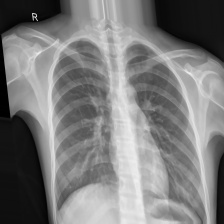
#> input picture data/training/augmented_train/NORMAL/IM-0016-0001_aug_9.jpeg, 224 x 224 px; its folder holds only this picture in this run
$ jupyter execute 01-data-preprocessing.ipynb
#> lines starting #> are read from the running program, lines starting #| are printed output that depends on the picture
# Data Preprocessing and Augmentation for Pediatric Pneumonia Detection

## Overview
This notebook handles all data preprocessing tasks including:
- **Image augmentation**: Creating variations of X-ray images to improve model training
- **Data splitting**: Organizing data into training and testing sets
- **Feature extraction**: Extracting statistical features from X-ray images for traditional ML models

## Key Concepts
- **Augmentation**: Artificially increasing dataset size by applying transformations (rotation, flip, etc.)
- **ROI (Region of Interest)**: Dividing images into smaller sections to analyze specific areas
- **Feature extraction**: Converting images into numerical data that traditional ML algorithms can use
- **Denoising**: Removing noise from medical images to improve quality

[cell 1]
# Import required libraries
import cv2  # OpenCV for image processing
import numpy as np  # For numerical operations
import random  # For random transformations
import os  # For file operations
import pandas as pd  # For data handling
import matplotlib.pyplot as plt  # For visualization
from pathlib import Path  # For file path operations
import shutil  # For file copying
from scipy import stats  # For statistical calculations
from tqdm import tqdm  # For progress bars

print("Libraries imported successfully!")

## 1. Image Augmentation Functions

**What is Image Augmentation?**
- Creates new training images by applying small changes to existing ones
- Helps models learn to recognize pneumonia in different conditions
- Prevents overfitting (memorizing specific images instead of learning patterns)

**Techniques Used:**
- **Denoising**: Removes image noise common in X-rays
- **Horizontal flip**: Mirror image left-to-right (lungs are symmetric)
- **Shear**: Slight stretching/skewing of the image
- **Rotation**: Small rotations to simulate different patient positioning

[cell 2]
def augment_image_efficient(image):
    """
    Apply efficient random augmentation techniques to a chest X-ray image.

    This function improves image quality and creates variations for training.

    Parameters:
    image (numpy.ndarray): Input grayscale X-ray image

    Returns:
    numpy.ndarray: Processed and augmented image
    """
    # Ensure image is in the right format
    if len(image.shape) == 3 and image.shape[2] == 1:
        image = image.squeeze()  # Remove extra dimension if present
    h, w = image.shape
    image = image.astype(np.uint8)

    # Step 1: Remove noise from X-ray (denoising)
    # Medical X-rays often have noise that can confuse models
    # h=10: strength of denoising, templateWindowSize=7: comparison window
    denoised_image = cv2.fastNlMeansDenoising(image, None, h=10, templateWindowSize=7, searchWindowSize=21)

    # Step 2: Random horizontal flip (50% chance)
    # Since lungs are symmetric, flipping doesn't change medical meaning
    if random.getrandbits(1):  # Faster than random.random() > 0.5
        cv2.flip(denoised_image, 1, denoised_image)  # Flip horizontally in-place

    # Step 3: Apply random shear (stretching) transformation
    # Simulates slight variations in X-ray positioning
    vertical_shear = np.tan(np.radians(random.uniform(0, 10)))  # 0-10 degrees
    horizontal_shear = np.tan(np.radians(random.uniform(0, 10)))

    # Create transformation matrix for shearing
    shear_matrix = np.array([
        [1, horizontal_shear, 0],
        [vertical_shear, 1, 0],
        [0, 0, 1]
    ], dtype=np.float32)

    # Apply shear transformation
    denoised_image = cv2.warpPerspective(denoised_image, shear_matrix, (w, h),
                                       flags=cv2.INTER_LINEAR,
                                       borderMode=cv2.BORDER_REPLICATE)

    # Step 4: Random rotation (-3 to +3 degrees)
    # Small rotations simulate different patient positioning
    rotation_angle = random.uniform(-3, 3)
    rotation_matrix = cv2.getRotationMatrix2D((w/2, h/2), rotation_angle, 1.0)
    denoised_image = cv2.warpAffine(denoised_image, rotation_matrix, (w, h),
                                  flags=cv2.INTER_LINEAR,
                                  borderMode=cv2.BORDER_REPLICATE)

    return denoised_image

# Test the augmentation function
print("Image augmentation function defined successfully!")

## 2. Statistical Feature Extraction

**Why Extract Features?**
- Traditional ML algorithms (like SVM) need numerical features, not raw images
- Statistical features capture important image properties
- Can be combined with deep learning for ensemble methods

**Features Extracted:**
- **Basic stats**: Mean, median, min, max (brightness levels)
- **Distribution**: Skewness (asymmetry), kurtosis (tail heaviness)
- **Percentiles**: Values at specific percentage points
- **Energy**: Sum of squared pixel values
- **Entropy**: Measure of randomness/texture

[cell 3]
def extract_features(image):
    """
    Extract statistical features from a grayscale chest X-ray image.

    These features capture important statistical properties that can help
    distinguish between normal and pneumonia X-rays.

    Parameters:
    image (numpy.ndarray): Grayscale image as a 2D NumPy array

    Returns:
    dict: Dictionary containing statistical features
    """
    # Convert image to 1D array for statistical calculations
    pixels = image.flatten().astype(float)

    # Initialize dictionary to store features
    features = {}

    # Basic statistical measures
    features['maximum'] = np.max(pixels)  # Brightest pixel
    features['minimum'] = np.min(pixels)  # Darkest pixel
    features['mean'] = np.mean(pixels)    # Average brightness
    features['median'] = np.median(pixels) # Middle value when sorted
    features['std_dev'] = np.std(pixels)  # Spread of pixel values

    # Mode (most common pixel value)
    features['mode'] = stats.mode(pixels, keepdims=True)[0][0]

    # Distribution shape measures
    if np.std(pixels) < 1e-10:  # Handle uniform images
        features['skewness'] = 0.0
        features['kurtosis'] = 0.0
    else:
        # Skewness: asymmetry of distribution (+ = tail on right, - = tail on left)
        skew_val = stats.skew(pixels)
        features['skewness'] = 0.0 if np.isnan(skew_val) else skew_val

        # Kurtosis: "tailedness" of distribution (higher = more extreme values)
        kurt_val = stats.kurtosis(pixels)
        features['kurtosis'] = 0.0 if np.isnan(kurt_val) else kurt_val

    # Percentiles (values at specific percentage points)
    features['quantile_2.5'] = np.percentile(pixels, 2.5)   # Very dark pixels
    features['quantile_5'] = np.percentile(pixels, 5)       # Dark pixels
    features['quantile_10'] = np.percentile(pixels, 10)     # Darker pixels
    features['quantile_90'] = np.percentile(pixels, 90)     # Brighter pixels
    features['quantile_95'] = np.percentile(pixels, 95)     # Bright pixels
    features['quantile_97.5'] = np.percentile(pixels, 97.5) # Very bright pixels

    # Energy measure (sum of squared pixel values)
    features['absolute_energy'] = np.sum(pixels ** 2)

    # Entropy (measure of randomness/texture)
    hist, _ = np.histogram(pixels, bins=256, range=(0, 255), density=True)
    hist = hist[hist > 0]  # Remove zeros to avoid log(0)
    features['entropy'] = -np.sum(hist * np.log2(hist))

    return features

print("Feature extraction function defined successfully!")

## 3. ROI (Region of Interest) Feature Extraction

**What is ROI Analysis?**
- Divides X-ray image into a grid (e.g., 4x4 = 16 regions)
- Extracts features from each region separately
- Helps identify which parts of lungs show pneumonia signs
- Different grid sizes capture different levels of detail

**Grid Sizes Used:**
- **1x1**: Whole image (global features)
- **4x4**: 16 regions (moderate detail)
- **16x16**: 256 regions (fine detail)

**Benefits:**
- Pneumonia often affects specific lung regions
- Provides spatial information about disease location
- More features can improve traditional ML performance

[cell 4]
def extract_roi_features(image, grid_size=(4, 4)):
    """
    Extract statistical features from each ROI (Region of Interest) in a grid.

    This function divides the X-ray into smaller regions and extracts features
    from each region separately, providing spatial information.

    Parameters:
    image (numpy.ndarray): Grayscale image as a 2D NumPy array
    grid_size (tuple): Grid dimensions (rows, cols) for ROI division

    Returns:
    dict: Dictionary containing statistical features for each ROI
    """
    height, width = image.shape
    rows, cols = grid_size

    # Calculate size of each ROI
    roi_height = height // rows
    roi_width = width // cols

    # Store all ROI pixel data first (more efficient)
    roi_pixels_list = []

    # Extract all ROIs
    for row in range(rows):
        for col in range(cols):
            # Calculate ROI boundaries
            start_row = row * roi_height
            end_row = start_row + roi_height
            start_col = col * roi_width
            end_col = start_col + roi_width

            # Extract ROI and flatten to 1D
            roi = image[start_row:end_row, start_col:end_col]
            roi_pixels = roi.flatten().astype(np.float32)
            roi_pixels_list.append(roi_pixels)

    # Extract features from each ROI
    all_features = {}

    # Percentiles to calculate for efficiency
    percentiles = [2.5, 5, 10, 50, 90, 95, 97.5]  # Include median (50th)

    for roi_idx, pixels in enumerate(roi_pixels_list):
        roi_num = roi_idx + 1  # ROI numbering starts from 1

        # Basic statistics
        features = {
            f'maximum_roi_{roi_num}': np.max(pixels),
            f'minimum_roi_{roi_num}': np.min(pixels),
            f'mean_roi_{roi_num}': np.mean(pixels),
            f'std_dev_roi_{roi_num}': np.std(pixels)
        }

        # Calculate all percentiles at once (more efficient)
        perc_values = np.percentile(pixels, percentiles)
        features[f'quantile_2.5_roi_{roi_num}'] = perc_values[0]
        features[f'quantile_5_roi_{roi_num}'] = perc_values[1]
        features[f'quantile_10_roi_{roi_num}'] = perc_values[2]
        features[f'median_roi_{roi_num}'] = perc_values[3]
        features[f'quantile_90_roi_{roi_num}'] = perc_values[4]
        features[f'quantile_95_roi_{roi_num}'] = perc_values[5]
        features[f'quantile_97.5_roi_{roi_num}'] = perc_values[6]

        # Energy calculation
        features[f'absolute_energy_roi_{roi_num}'] = np.sum(pixels * pixels)

        # Skip expensive calculations for uniform regions
        std_val = features[f'std_dev_roi_{roi_num}']
        if std_val < 1e-10:  # Nearly uniform region
            features[f'mode_roi_{roi_num}'] = features[f'mean_roi_{roi_num}']
            features[f'skewness_roi_{roi_num}'] = 0.0
            features[f'kurtosis_roi_{roi_num}'] = 0.0
            features[f'entropy_roi_{roi_num}'] = 0.0
        else:
            # Mode calculation
            try:
                mode_result = stats.mode(pixels, keepdims=True)
                features[f'mode_roi_{roi_num}'] = mode_result[0][0]
            except:
                features[f'mode_roi_{roi_num}'] = features[f'mean_roi_{roi_num}']

            # Distribution shape
            skew_val = stats.skew(pixels)
            features[f'skewness_roi_{roi_num}'] = 0.0 if np.isnan(skew_val) else skew_val

            kurt_val = stats.kurtosis(pixels)
            features[f'kurtosis_roi_{roi_num}'] = 0.0 if np.isnan(kurt_val) else kurt_val

            # Entropy (only for reasonably sized ROIs)
            if len(pixels) > 100:
                hist, _ = np.histogram(pixels, bins=128, range=(0, 255), density=True)
                hist = hist[hist > 1e-10]
                if len(hist) > 0:
                    features[f'entropy_roi_{roi_num}'] = -np.sum(hist * np.log2(hist))
                else:
                    features[f'entropy_roi_{roi_num}'] = 0.0
            else:
                features[f'entropy_roi_{roi_num}'] = 0.0

        all_features.update(features)

    return all_features

print("ROI feature extraction function defined successfully!")

## 4. Data Splitting Utilities

**Why Split Data Properly?**
- Need separate training and testing sets
- Training set: Used to teach the model
- Testing set: Used to evaluate model performance (never seen during training)
- Prevents overfitting by testing on unseen data

**Splitting Strategy:**
- Maintains class balance (equal normal/pneumonia ratios)
- Typically 80% training, 20% testing
- Random shuffle ensures fair distribution

[cell 5]
class DataSplitter:
    """
    A utility class for splitting chest X-ray data into training and testing sets.

    This ensures proper data organization for machine learning training while
    maintaining balanced class distributions.
    """

    # [143 lines left out: functions __init__, aggregate_files, calculate_split_counts, create_directories, split_data, _copy_split_files, not called in this run]

print("Data splitting utility defined successfully!")

## 5. Batch Feature Extraction for Machine Learning

**Purpose:**
- Process entire datasets to create feature files
- Creates CSV files with features for each image
- Used by traditional ML algorithms (SVM, Random Forest)
- Different ROI schemes provide different levels of spatial detail

**Output:**
- CSV files with rows = images, columns = features
- Includes image ID and label (NORMAL=1, PNEUMONIA=0)
- Can be loaded directly into scikit-learn

[cell 6]
# [73 lines left out: function extract_all_features, not called in this run]

print("Batch feature extraction function defined successfully!")

## 6. Test the Functions

Let's test our preprocessing functions with a sample image to make sure everything works correctly.

[cell 7]
# Test with a sample image from our dataset
sample_dir = "../data/training/augmented_train/NORMAL"
if os.path.exists(sample_dir):
    # Get the first image file
    image_files = [f for f in os.listdir(sample_dir) if f.endswith(('.jpg', '.jpeg', '.png'))]
    if image_files:
        sample_path = os.path.join(sample_dir, image_files[0])

        # Load and test image processing
        img = cv2.imread(sample_path, cv2.IMREAD_GRAYSCALE)
#> img is the input picture: shape (224, 224); min 0, max 240, mean 123.5
        print(f"Loaded sample image: {sample_path}")
        print(f"Image shape: {img.shape}")
#| Image shape: (224, 224)

        # Test augmentation
        augmented_img = augment_image_efficient(img)
#> in augment_image_efficient, `cv2.flip(denoised_image, 1, denoised_image)`:
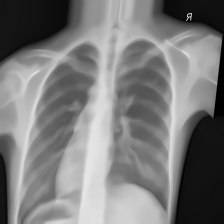
#> denoised_image: shape (224, 224); min 0, max 231, mean 123.5
#> in augment_image_efficient, `denoised_image = cv2.warpPerspective(denoised_image, shear_matrix, (w,..`:
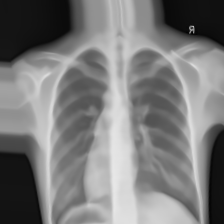
#> denoised_image: shape (224, 224); min 2, max 231, mean 123.1
#> in augment_image_efficient, `denoised_image = cv2.warpAffine(denoised_image, rotation_matrix, (w, h..`:
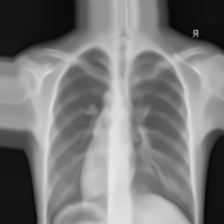
#> denoised_image: shape (224, 224); min 6, max 231, mean 122.7
        print(f"Augmentation successful! Output shape: {augmented_img.shape}")
#| Augmentation successful! Output shape: (224, 224)

        # Test feature extraction
        features = extract_features(img)
#> in extract_features, `skew_val = stats.skew(pixels)`: skew_val = -0.456
#> in extract_features, `kurt_val = stats.kurtosis(pixels)`: kurt_val = -0.882
#> in extract_features, `hist, _ = np.histogram(pixels, bins=256, range=(0, 255), density=True)`: hist = 256 values, max 0.0286 at index 15, min 0 at index 241, mean 0.00392
#> in extract_features, `hist = hist[hist > 0]`: hist = 241 values, max 0.0286 at index 15, min 2e-05 at index 240, mean 0.00417
#> features = 16 items
        print(f"\nExtracted {len(features)} global features")
#| Extracted 16 global features
        print("Sample features:", list(features.keys())[:5])
#| Sample features: ['maximum', 'minimum', 'mean', 'median', 'std_dev']

        # Test ROI feature extraction
        roi_features = extract_roi_features(img, grid_size=(4, 4))
#> the loop in extract_roi_features, `for roi_idx, pixels in enumerate(roi_pixels_list):` made 16 passes
#> (perc_values, std_val, mode_result, skew_val, kurt_val) on passes 1 to 6: ([6, 8, 10, 73, 172, 183, 189], 67.66, ([15], [231]), 0.245, -1.57), ([42.38, 64, 90, 151, 191, 196, 202], 42.06, ([141], [94]), -0.973, 0.844), ([10, 10, 13, 137, 188, 195, 200], 55.79, ([10], [146]), -0.699, -0.443), ([10, 11, 13, 19, 87, 124.2, 154], 35.79, ([20], [661]), 2.5, 5.32), ([0, 0, 2, 163, 195, 205, 213.6], 58.38, ([0], [184]), -1.66, 1.77), ([79, 81, 85, 110, 154, 171, 189], 27.34, ([92], [62]), 1, 0.772)
#> after the loop in extract_roi_features, `for roi_idx, pixels in enumerate(roi_pixels_list):`: all_features = 256 items
#> roi_features = 256 items
        print(f"\nExtracted {len(roi_features)} ROI features (4x4 grid)")
#| Extracted 256 ROI features (4x4 grid)
        print("Sample ROI features:", list(roi_features.keys())[:5])
#| Sample ROI features: ['maximum_roi_1', 'minimum_roi_1', 'mean_roi_1', 'std_dev_roi_1', 'quantile_2.5_roi_1']

        # Visualize original vs augmented
        plt.figure(figsize=(12, 4))

        plt.subplot(1, 3, 1)
        plt.imshow(img, cmap='gray')
        plt.title('Original Image')
        plt.axis('off')

        plt.subplot(1, 3, 2)
        plt.imshow(augmented_img, cmap='gray')
        plt.title('Augmented Image')
        plt.axis('off')

        plt.subplot(1, 3, 3)
        plt.imshow(np.abs(img.astype(float) - augmented_img.astype(float)), cmap='hot')
        plt.title('Difference (Hot = More Change)')
        plt.axis('off')

        plt.tight_layout()
        plt.show()
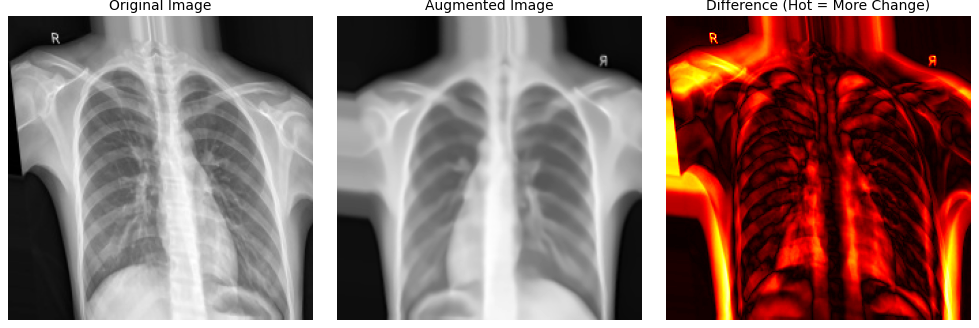
#> figure drawn by matplotlib, 3 panels

        print("\nAll preprocessing functions working correctly!")
    else:
        print("No image files found in the sample directory")
else:
    print(f"Sample directory not found: {sample_dir}")
    print("Make sure the dataset is properly copied to ../data/training/")

$ run again, on data/training/augmented_train/NORMAL/IM-0177-0001.jpeg
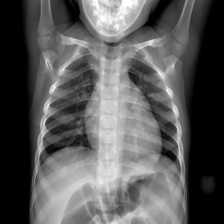
#> input picture data/training/augmented_train/NORMAL/IM-0177-0001.jpeg, 224 x 224 px
#> img is the input picture: shape (224, 224); min 0, max 255, mean 89.7
#| Image shape: (224, 224)
#> in augment_image_efficient, `denoised_image = cv2.warpAffine(denoised_image, rotation_matrix, (w, h..`:
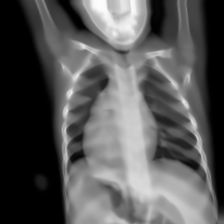
#> denoised_image: shape (224, 224); min 0, max 252, mean 87.4
#| Augmentation successful! Output shape: (224, 224)
#> in extract_features, `skew_val = stats.skew(pixels)`: skew_val = 0.119
#> in extract_features, `kurt_val = stats.kurtosis(pixels)`: kurt_val = -1.25
#> hist = 256 values, max 0.239 at index 0, min 0.00014 at index 248, mean 0.00392
#> `features = extract_features(img)`: features = 16 items
#| Extracted 16 global features
#| Sample features: ['maximum', 'minimum', 'mean', 'median', 'std_dev']
#> the loop in extract_roi_features, `for roi_idx, pixels in enumerate(roi_pixels_list):` made 16 passes
#> (perc_values, std_val, mode_result, skew_val, kurt_val) on passes 1 to 6: ([0, 0, 0, 43, 104, 112, 121], 43.13, ([0], [1247]), 0.363, -1.36), ([1, 6, 31, 117.5, 215, 233, 242], 66.33, ([0], [77]), 0.0196, -0.841), ([0, 1, 29, 122, 215, 238, 247], 67.2, ([0], [137]), -0.0674, -0.726), ([0, 0, 0, 52, 104, 111, 117], 40.98, ([0], [936]), 0.203, -1.29), ([0, 0, 0, 8, 129.5, 158.2, 191], 57.82, ([0], [1463]), 1, 0.0752), ([36, 45, 52, 107, 189, 200, 205], 51.47, ([68], [43]), 0.252, -1.2)
#> after the loop in extract_roi_features, `for roi_idx, pixels in enumerate(roi_pixels_list):`: all_features = 256 items
#| Extracted 256 ROI features (4x4 grid)
#| Sample ROI features: ['maximum_roi_1', 'minimum_roi_1', 'mean_roi_1', 'std_dev_roi_1', 'quantile_2.5_roi_1']
#> `plt.show()`:
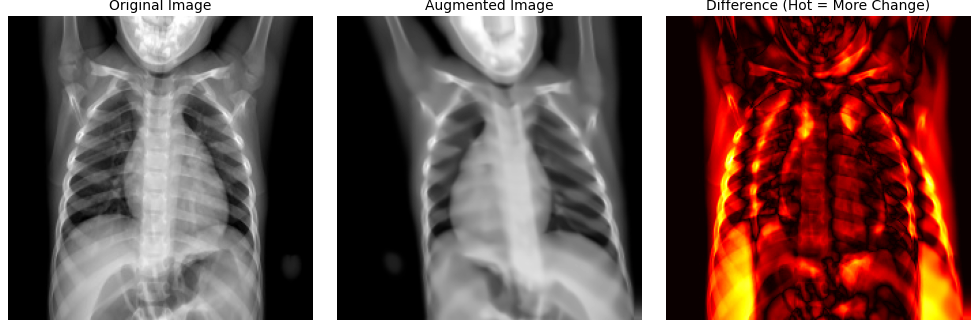
#> figure drawn by matplotlib, 3 panels

$ run again, on data/training/augmented_train/NORMAL/IM-0269-0001.jpeg
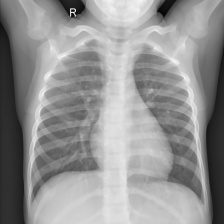
#> input picture data/training/augmented_train/NORMAL/IM-0269-0001.jpeg, 224 x 224 px
#> img is the input picture: shape (224, 224); min 2, max 255, mean 147.1
#| Image shape: (224, 224)
#> in augment_image_efficient, `denoised_image = cv2.warpAffine(denoised_image, rotation_matrix, (w, h..`:
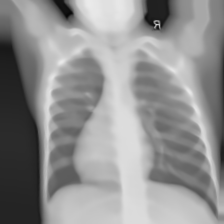
#> denoised_image: shape (224, 224); min 8, max 234, mean 144.6
#| Augmentation successful! Output shape: (224, 224)
#> in extract_features, `skew_val = stats.skew(pixels)`: skew_val = -0.638
#> in extract_features, `kurt_val = stats.kurtosis(pixels)`: kurt_val = -0.565
#> in extract_features, `hist, _ = np.histogram(pixels, bins=256, range=(0, 255), density=True)`: hist = 256 values, max 0.0106 at index 194, min 0 at index 0, mean 0.00392
#> in extract_features, `hist = hist[hist > 0]`: hist = 246 values, max 0.0106 at index 191, min 2e-05 at index 0, mean 0.00408
#> `features = extract_features(img)`: features = 16 items
#| Extracted 16 global features
#| Sample features: ['maximum', 'minimum', 'mean', 'median', 'std_dev']
#> the loop in extract_roi_features, `for roi_idx, pixels in enumerate(roi_pixels_list):` made 16 passes
#> (perc_values, std_val, mode_result, skew_val, kurt_val) on passes 1 to 5: ([28, 32, 59.5, 142, 182, 190, 204], 46.02, ([142], [55]), -0.88, 0.22), ([23, 29, 75.5, 180, 212, 221, 226], 54.12, ([190], [68]), -1.31, 0.924), ([18.38, 83, 134, 196, 225, 230, 234], 45.42, ([194], [72]), -2.16, 5.07), ([55.75, 78.75, 102, 158, 190, 200, 206], 38.29, ([183], [69]), -0.964, 1.13), ([35, 36, 38, 113, 198, 208.2, 221], 59.59, ([39], [113]), 0.0652, -1.22)
#> after the loop in extract_roi_features, `for roi_idx, pixels in enumerate(roi_pixels_list):`: all_features = 256 items
#| Extracted 256 ROI features (4x4 grid)
#| Sample ROI features: ['maximum_roi_1', 'minimum_roi_1', 'mean_roi_1', 'std_dev_roi_1', 'quantile_2.5_roi_1']
#> `plt.show()`:
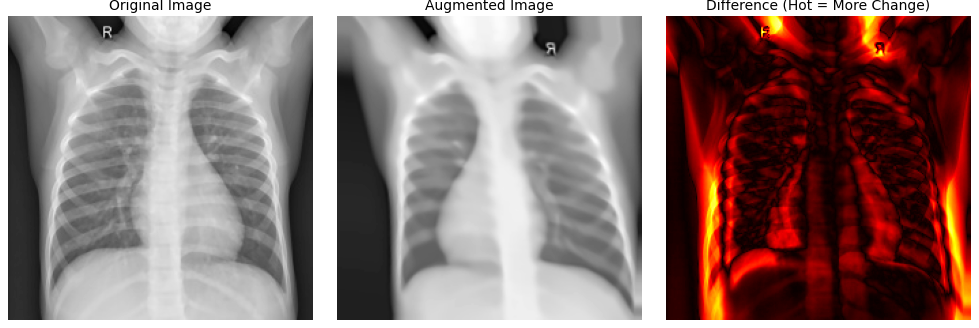
#> figure drawn by matplotlib, 3 panels
